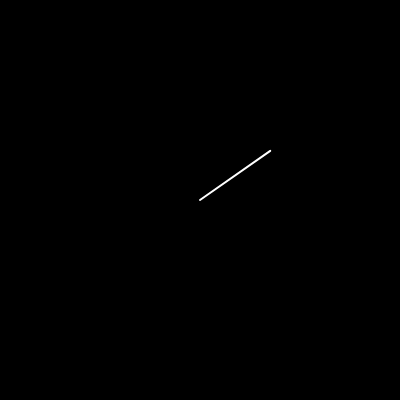
Frame 1 (no input)
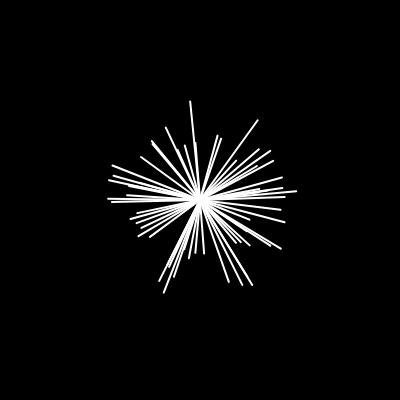
Frame 60 (no input)
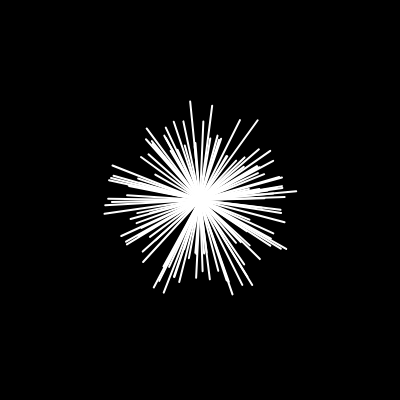
Frame 120 (the mouse pressed at the canvas centre since frame 60)

The p5.js sketch that drew these frames (run headless with seeded random() and noise() and a simulated clock; from frame 60 on, the mouse is pressed at the canvas centre):

// p5.js sketch
// ── sketch.js
let p

function setup() {
  createCanvas(400, 400);
  background(0);
}

function draw() {
  translate(width/2, height/2)
  p = p5.Vector.random2D();
  p = p.mult(random(50,100));
  
  stroke(255);
  strokeWeight(2);
  line(0, 0, p.x, p.y);
}
